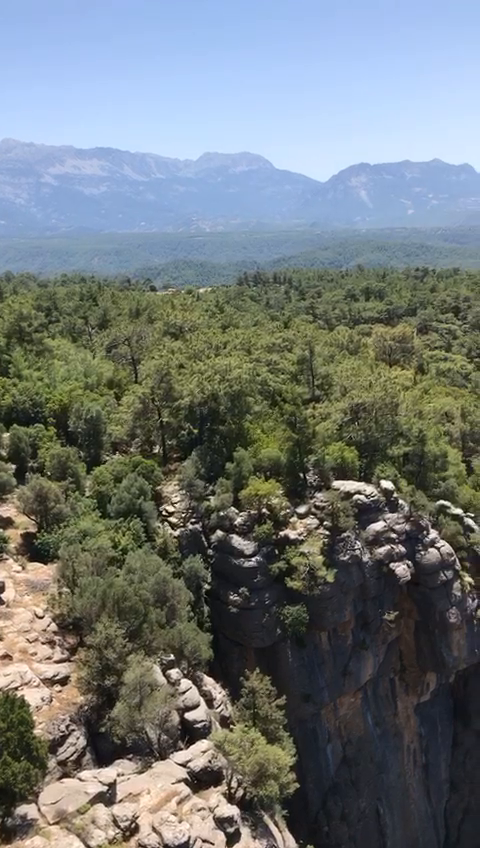
#> input picture frame 37 of Bolum_01_Giris/antalya.mp4, 480 x 848 px, given in place of car.mp4, which was not available
$ jupyter execute c06_Background_subtracrion.ipynb
#> lines starting #> are read from the running program, lines starting #| are printed output that depends on the picture; after the words box and inside, x2 and y2 are one past the last pixel; in counts of white or black regions, pixels touching at a corner belong together; pictures that were not available may be replaced by others from this repository, and a replacement may not be noted
[cell 1]
import cv2
import numpy as np

[cell 2]
cap = cv2.VideoCapture("car.mp4")

_, first_frame = cap.read()
#> first_frame is the input picture: shape (848, 480, 3); mean B, G, R 120.6, 119.9, 113
first_frame = cv2.resize(first_frame, (640,480))
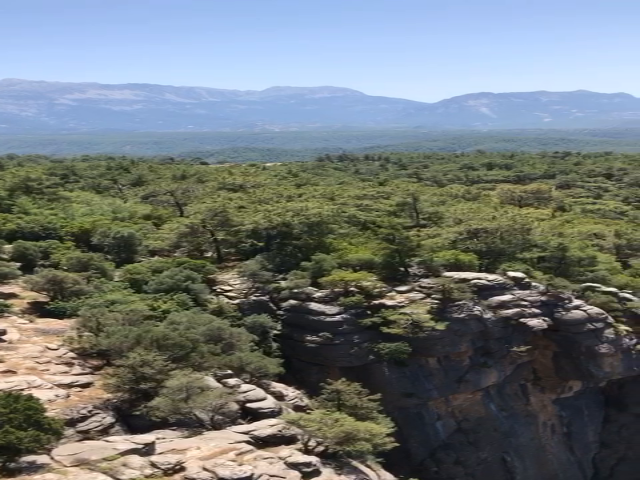
#> first_frame: shape (480, 640, 3); mean B, G, R 120.5, 119.8, 112.9
first_gray = cv2.cvtColor(first_frame, cv2.COLOR_BGR2GRAY)
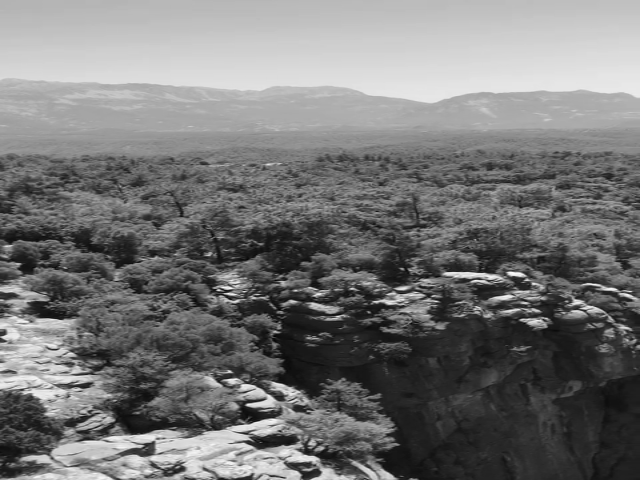
#> first_gray: shape (480, 640); min 2, max 251, mean 117.8
first_gray = cv2.GaussianBlur(first_gray, (5,5), 0)

while True:

    _, frame = cap.read()
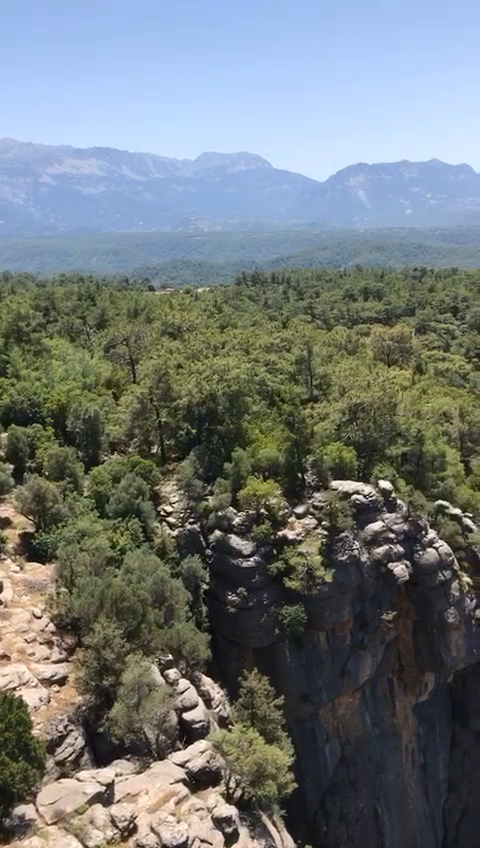
#> input picture frame 38 of Bolum_01_Giris/antalya.mp4, 480 x 848 px, given in place of car.mp4, which was not available
#> frame is the input picture: shape (848, 480, 3); mean B, G, R 120.7, 120, 113.1

    if _ == False:
        break

    frame = cv2.resize(frame, (640,480))
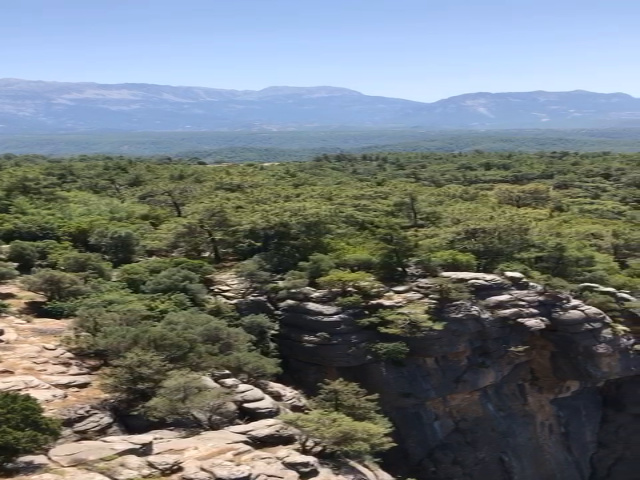
#> frame: shape (480, 640, 3); mean B, G, R 120.6, 119.9, 113

    gray = cv2.cvtColor(frame, cv2.COLOR_BGR2GRAY)
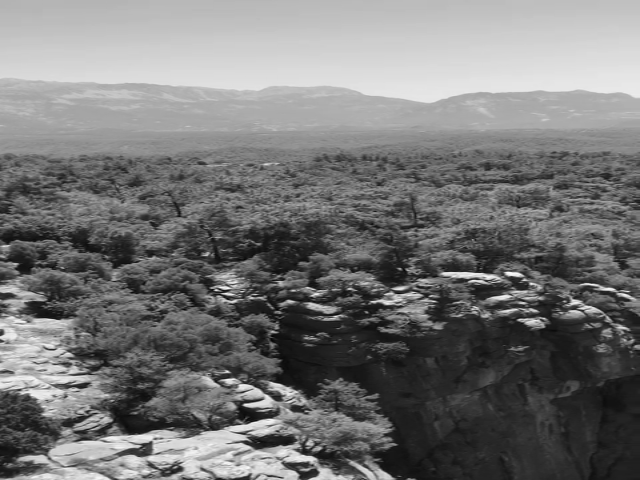
#> gray: shape (480, 640); min 3, max 251, mean 117.9
    gray = cv2.GaussianBlur(gray, (5,5), 0 )

    diff = cv2.absdiff(first_gray, gray)
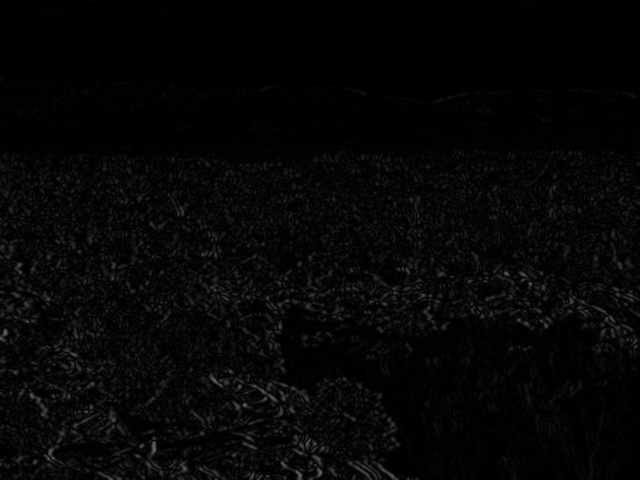
#> diff: shape (480, 640); min 0, max 103, mean 5.8
    _,diff = cv2.threshold(diff, 25, 255, cv2.THRESH_BINARY)
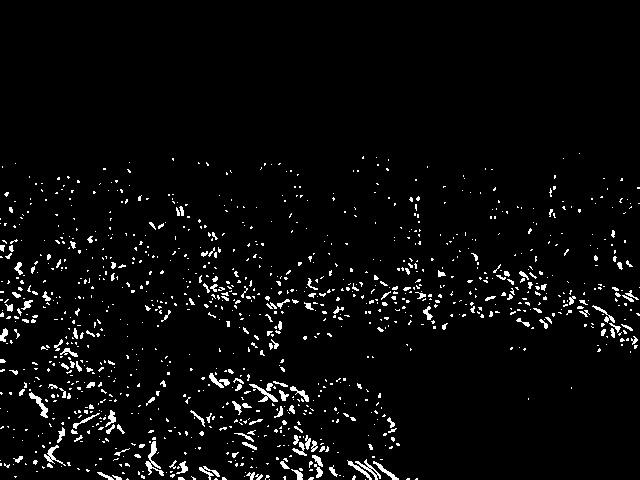
#> diff: shape (480, 640); 3.8% white in thin lines or dots, all inside (x1, y1, x2, y2) = (0, 153, 640, 480)

    cv2.imshow("frame", frame)
    cv2.imshow("first_frame", first_frame)
    cv2.imshow("diff", diff)

    if cv2.waitKey(20) & 0xFF == ord("q"):
#> (key q is pressed here)
        break

cap.release()
cv2.destroyAllWindows()

$ run again, starting later in the video
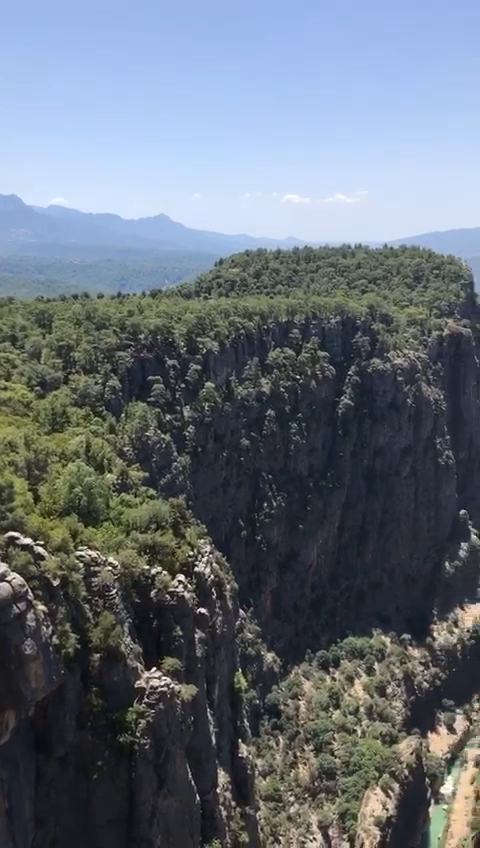
#> input picture frame 169 of Bolum_01_Giris/antalya.mp4, 480 x 848 px, given in place of car.mp4, which was not available
#> first_frame is the input picture: shape (848, 480, 3); mean B, G, R 120.5, 110.5, 101.7
#> first_frame: shape (480, 640, 3)
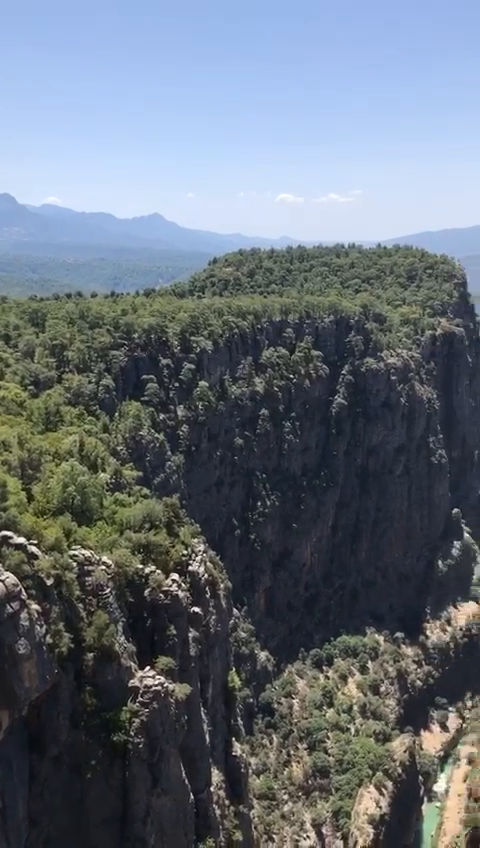
#> input picture frame 170 of Bolum_01_Giris/antalya.mp4, 480 x 848 px, given in place of car.mp4, which was not available
#> frame is the input picture: shape (848, 480, 3); mean B, G, R 120.7, 110.5, 101.8
#> frame: shape (480, 640, 3)
#> `_,diff = cv2.threshold(diff, 25, 255, cv2.THRESH_BINARY)`:
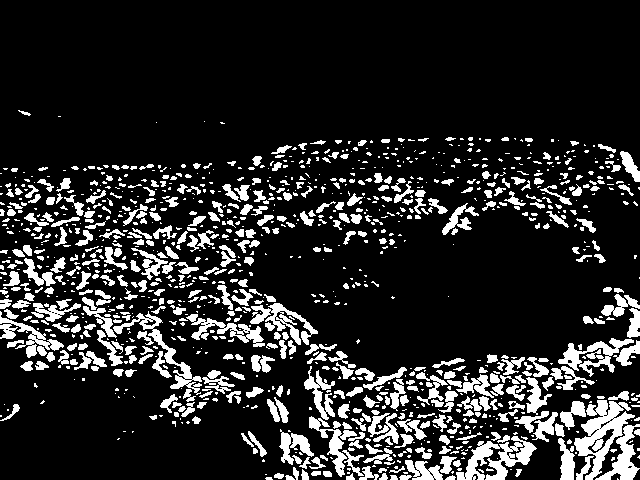
#> diff: shape (480, 640); 16% white; 1201 white regions (719 under 20 px), largest, box (x1, y1, x2, y2) and area: (574, 400, 635, 480) 1927, (456, 436, 537, 480) 1532, (113, 311, 202, 395) 1052

$ run again, starting later in the video
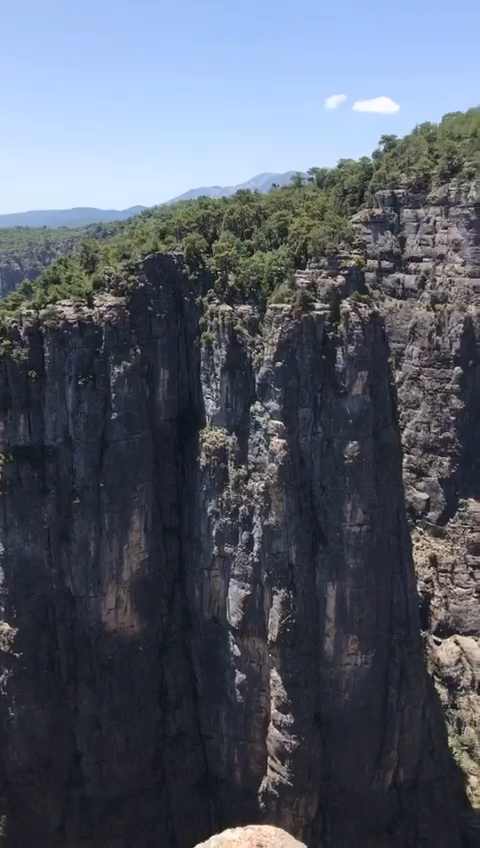
#> input picture frame 301 of Bolum_01_Giris/antalya.mp4, 480 x 848 px, given in place of car.mp4, which was not available
#> first_frame is the input picture: shape (848, 480, 3); mean B, G, R 105.3, 92.3, 85.4
#> first_frame: shape (480, 640, 3)
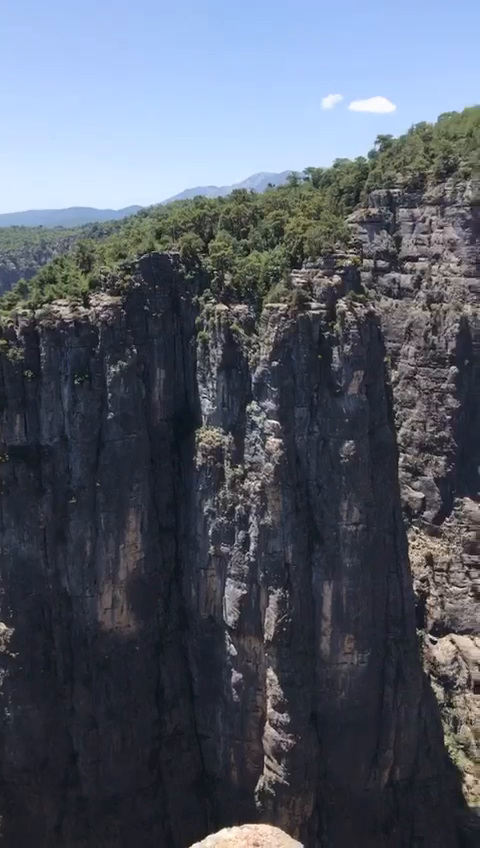
#> input picture frame 302 of Bolum_01_Giris/antalya.mp4, 480 x 848 px, given in place of car.mp4, which was not available
#> frame is the input picture: shape (848, 480, 3); mean B, G, R 105.2, 92.2, 85.3
#> frame: shape (480, 640, 3)
#> `_,diff = cv2.threshold(diff, 25, 255, cv2.THRESH_BINARY)`:
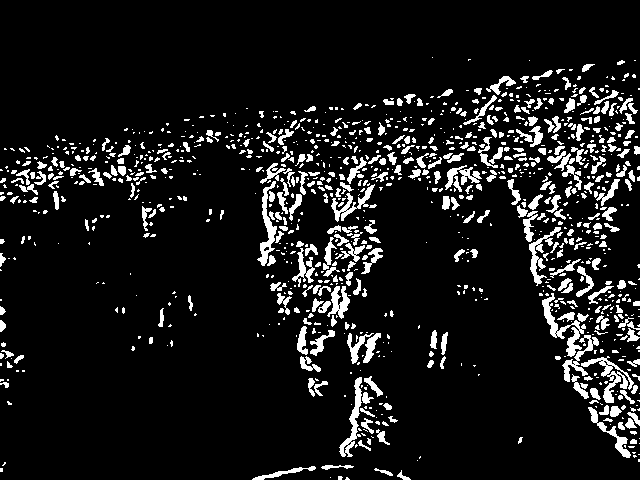
#> diff: shape (480, 640); 9.8% white; 1144 white regions (766 under 20 px), largest, box (x1, y1, x2, y2) and area: (542, 293, 586, 357) 690, (581, 356, 634, 403) 635, (257, 181, 277, 266) 558
